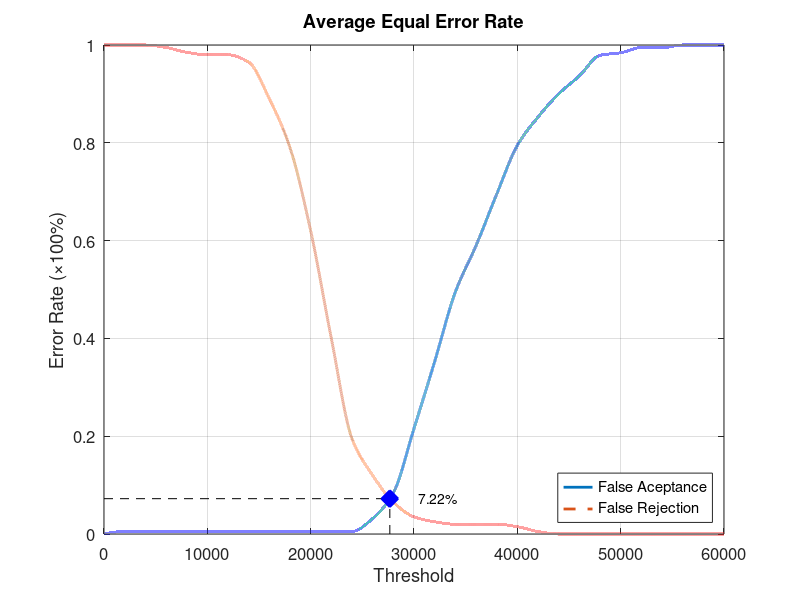
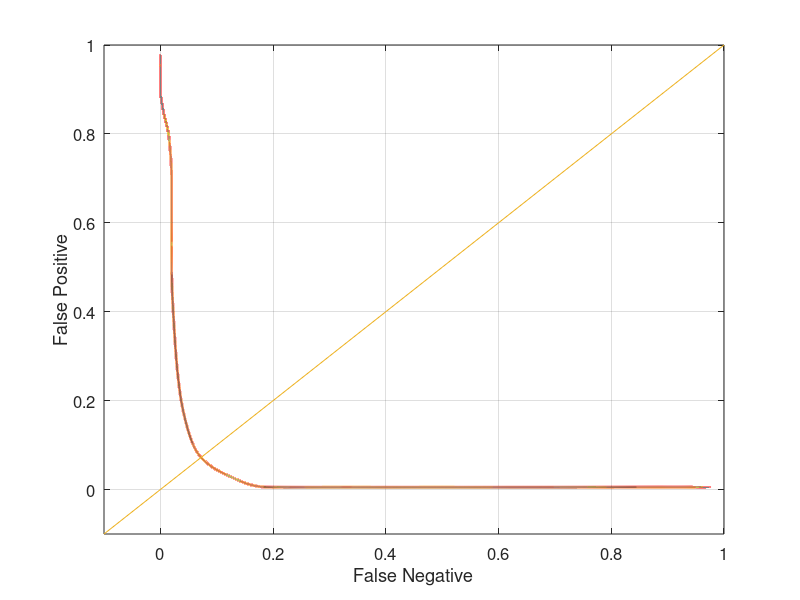

MATLAB code to generate these figures, in order:
function yEER = Database2_1
close all;
clear;
clc;
x = 0:2000:60000;
xq = 0:0.5:60000;

y0 = [0 0.00526316 0.00526316 0.00526316 0.00526316 0.00526316 0.00526316 0.00526316 0.00526316 0.00526316 0.00526316 0.00526316 0.00526316 0.0315789 0.0842105 0.215789 0.352632 0.494737 0.589474 0.694737 0.794737 0.852632 0.9 0.936842 0.978947 0.984211 0.994737 0.994737 1 1 1];
yy0 = interp1(x, y0, xq, 'pchip');
y1 = [1 1 1 0.995 0.985 0.98 0.98 0.965 0.89 0.79 0.62 0.4 0.195 0.12 0.065 0.035 0.025 0.02 0.02 0.02 0.015 0.005 0 0 0 0 0 0 0 0 0];
yy1 = interp1(x, y1, xq, 'pchip');

% Calculating EER: 
y2 = abs(y0 - y1);
find(y2 == min(y2))
yy2 = abs(yy0 - yy1);
xEER = find(yy2 == min(yy2));
xEERIndex = xq(xEER) % X-axis EER
yEER = yy0(xEER) % Y-axis EER

main = figure
plot(xq, yy0,'-','LineWidth', 2);	hold on
plot(xq, yy1,'--','LineWidth', 2);	hold on
plot([xEERIndex xEERIndex], [0 yEER], 'k--');	hold on
plot([0 xEERIndex], [yEER yEER], 'k--');	hold on
plot(xEERIndex, yEER, 'bx', 'LineWidth', 10);	hold on
text(xEERIndex + 10 * xEERIndex / 100, yEER, [num2str(round((10000 * yEER)) / 100) '%'])
legend('False Aceptance', 'False Rejection', 'Location', 'SouthEast')
xlabel('Threshold')
ylabel('Error Rate (\times100%)')
title('Average Equal Error Rate')
set(gca, 'FontSize', 12)
axis([0 60000 0 1])
grid on

print(main, 'Database2_1Main', '-dpng');
FNRxFPR = figure('Color', [1 1 1]);
plot(yy1, yy0, '-', yy1, yy0, 'LineWidth', 2);
hold on
y = -0.1:0.1:1
plot(y, y); 
set(gca, 'FontSize', 12)
xlabel('False Negative')
ylabel('False Positive')
axis([-0.1 1 -0.1 1])
set(gca, 'FontSize', 12)
grid on

print(FNRxFPR, 'Database2_1FNRxFPR','-dpng');
end
